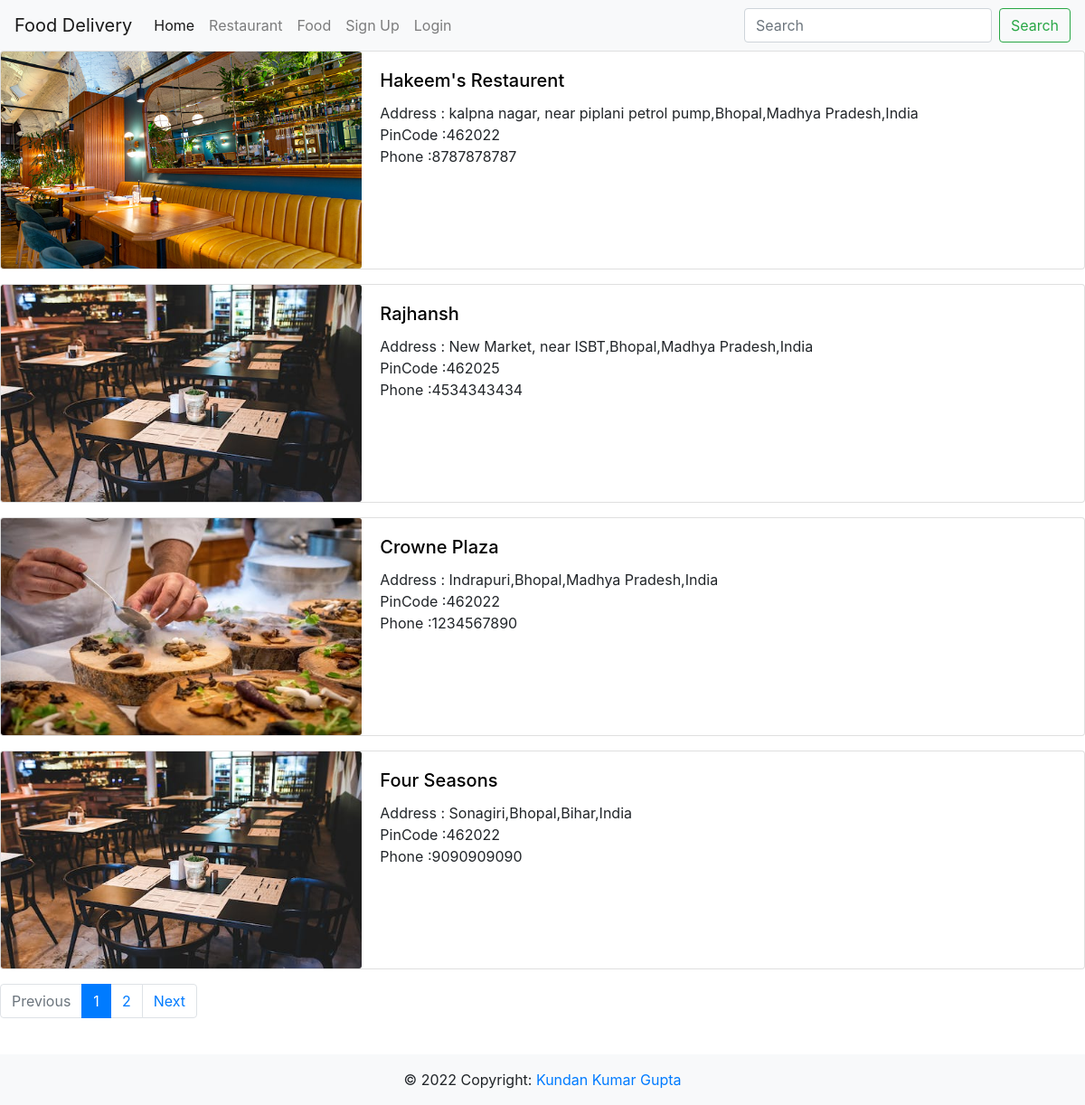
/restaurant/all/, run on the app's committed database.
### reastaurant/models.py (models this page shows, shortened)
class Restaurant(models.Model):
    name = models.CharField(max_length=100)
    image = models.ManyToManyField(Image, related_name="restaurant_image_name")
    address = models.OneToOneField(Address, null=True, blank=True, on_delete=models.SET_NULL, related_name="restaurant_address")
    phone = models.CharField(max_length=10,blank=True)
    food = models.ManyToManyField(Food,related_name="restaurants_foods")
    rating = models.IntegerField(null=True, blank=True)

class Image(models.Model):
    image = models.ImageField(upload_to="img")

### user/models.py (models this page shows, shortened)
class Address(models.Model):
    latitude = models.DecimalField(max_digits=9,decimal_places=6, null=True)
    longitude = models.DecimalField(max_digits=9,decimal_places=9, null=True)
    area = models.CharField(max_length=100, null=True, blank=True)
    city = models.CharField(max_length=100, null=True, blank=True)
    state = models.CharField(max_length=50,null=True, blank=True)
    country = models.CharField(max_length=50, null=True, blank=True)
    pincode = models.CharField(max_length=20, null=True, blank=True)

### reastaurant/views.py (the view, shortened to what this page needs)
# urls.py: path('all/',views.restaurants,name="restaurant_all"),
def restaurants(request):
    try:
        geolocator = Nominatim(user_agent="kundan")
        latitude = request.session.get('latitude',None)
        longitude = request.session.get('longitude',None)
        restaurants = None
        if latitude == None or longitude == None:
            restaurants = Restaurant.objects.all().order_by('id')
        paginator = Paginator(restaurants, 4)
        page_number = request.GET.get('page')
        page_obj = paginator.get_page(page_number)
        return render(request,'restaurants.html',context={"page_obj":page_obj})
    except Exception as ex:
        logging.warning(ex)
        return render(request,'error.html')

### reastaurant/templates/restaurants.html
{% extends 'base.html' %}
{% block content %}
  {% if page_obj|length > 1 %}
    {% for page in page_obj %}
    <div class="card mb-3">
        <div class="row no-gutters">
          <div class="col-md-4">
            <a href="{% url 'reastaurent:restaurant' page.id %}"><img src="{{page.image.all.0.image.url}}" class="card-img" style="max-height: 240px;" alt="..."></a>
          </div>
          <div class="col-md-8">
            <div class="card-body">
                <a href="" class ="text-decoration-none" style="color:black;" ><h5 class="card-title">{{page.name}} </h5></a>
                <p class="card-text">Address : {{page.address.area}},{{page.address.city}},{{page.address.state}},{{page.address.country}}<br/>PinCode :{{page.address.pincode}}<br/>Phone :{{page.phone}}</p>
            </div>
          </div>
        </div>
      </div>
    {% endfor %}
    {% else %}
    <h5>Sorry!!! Cannot searve at your location!!! </h5>
    {% endif %}
    <nav aria-label="...">
        <ul class="pagination">
            {% if page_obj.has_previous  %}
                <li class="page-item">
                    <a class="page-link" href="?page={{page_obj.previous_page_number}}" tabindex="-1">Previous</a>
                </li>
                <li class="page-item"><a class="page-link" href="#"> {{ page_obj.number | add:"-1" }} </a></li>
            {% else %}
                <li class="page-item disabled">
                    <a class="page-link" href="#" tabindex="-1">Previous</a>
                </li>
            {% endif %}
          <li class="page-item active">
            <a class="page-link" href="#">{{ page_obj.number }} <span class="sr-only">(current)</span></a>
          </li>
          {% if page_obj.has_next %}
            <li class="page-item"><a class="page-link" href="#">{{ page_obj.number | add:"1"}}</a></li>
            <li class="page-item">
                <a class="page-link" href="?page={{page_obj.next_page_number}}">Next</a>
            </li>
          {% else %}
            <li class="page-item disabled">
                <a class="page-link" href="#">Next</a>
            </li>
          {%  endif %}
        </ul>
      </nav>
      {% endblock content %}

### static/css/style.css (style rules this page uses)
p.card-text { white-space: pre-wrap !important; }

### data on the page
Restaurant: image.all.0.image (picture), name "Hakeem's Restaurent", address.area "kalpna nagar, near piplani petrol pump", address.city "Bhopal", address.state "Madhya Pradesh", address.country "India", address.pincode "462022", phone "8787878787"
Restaurant: image.all.0.image (picture), name "Rajhansh", address.area "New Market, near ISBT", address.city "Bhopal", address.state "Madhya Pradesh", address.country "India", address.pincode "462025", phone "4534343434"
Restaurant: image.all.0.image (picture), name "Crowne Plaza", address.area "Indrapuri", address.city "Bhopal", address.state "Madhya Pradesh", address.country "India", address.pincode "462022", phone "1234567890"
Restaurant: image.all.0.image (picture), name "Four Seasons", address.area "Sonagiri", address.city "Bhopal", address.state "Bihar", address.country "India", address.pincode "462022", phone "9090909090"

### other printed values
{{ page_obj.number }} "1"
{{ page_obj.number | add:"1" }} "2"
